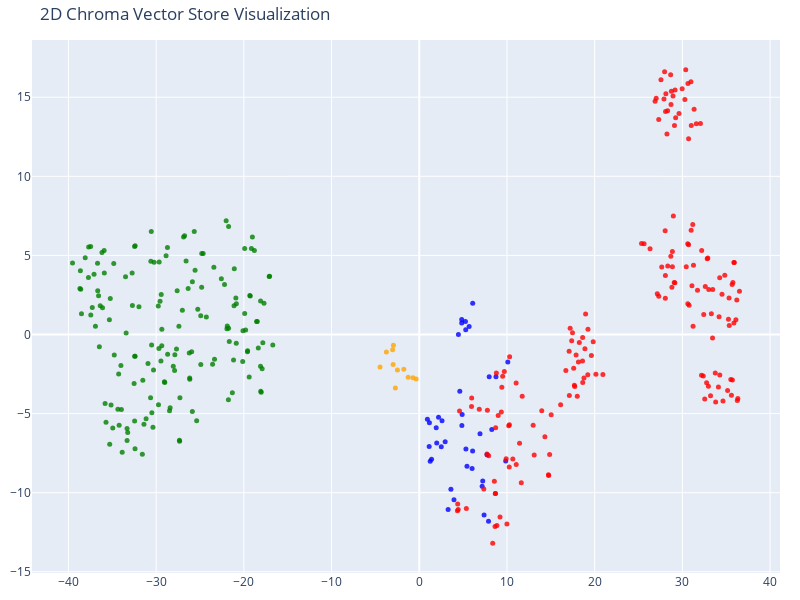

This figure's notebook cell:
### Code cell
tsne = TSNE(n_components=2, random_state=42)
reduced_vectors = tsne.fit_transform(vectors)

# Create the 2D scatter plot
fig = go.Figure(data=[go.Scatter(
    x=reduced_vectors[:, 0],
    y=reduced_vectors[:, 1],
    mode='markers',
    marker=dict(size=5, color=colors, opacity=0.8),
    text=[f"Type: {t}<br>Text: {d[:100]}..." for t, d in zip(doc_types, documents)],
    hoverinfo='text'
)])

fig.update_layout(title='2D Chroma Vector Store Visualization',
    scene=dict(xaxis_title='x',yaxis_title='y'),
    width=800,
    height=600,
    margin=dict(r=20, b=10, l=10, t=40)
)

fig.show()

### Figure 1 — Plotly figure (JSON) as saved in the notebook; plotly's stock layout.template omitted (floating-point values rounded to 4 significant figures; data arrays with more than 128 entries replaced by an {"elided": "..."} marker saying what was removed)
{"data": [{"hoverinfo": "text", "marker": {"color": {"elided": "375 str values"}, "opacity": 0.8, "size": 5}, "mode": "markers", "text": {"elided": "375 str values"}, "type": "scatter", "x": {"elided": "375 float values"}, "y": {"elided": "375 float values"}}], "layout": {"height": 600, "margin": {"b": 10, "l": 10, "r": 20, "t": 40}, "scene": {"xaxis": {"title": {"text": "x"}}, "yaxis": {"title": {"text": "y"}}}, "title": {"text": "2D Chroma Vector Store Visualization"}, "width": 800}}
